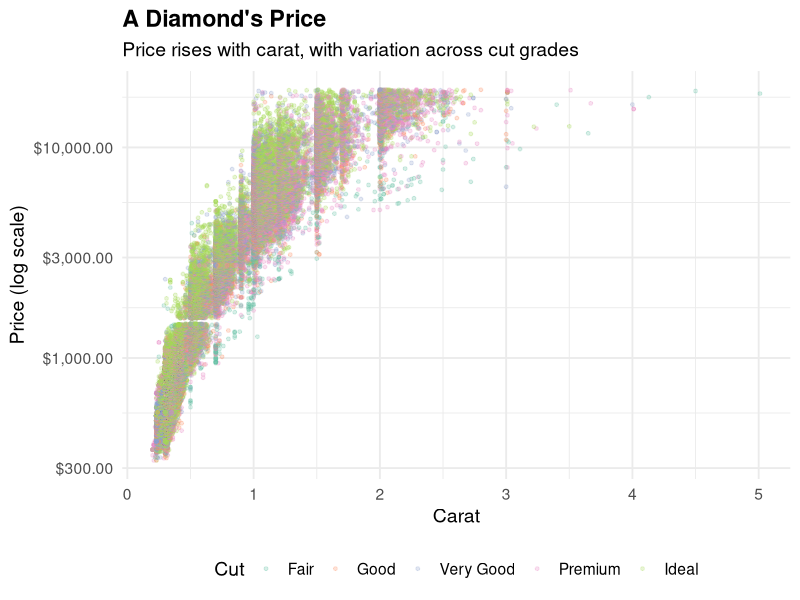

The R source for this figure:
result <- sum(1:10)
print(result)

library(tidyverse)

diamonds_plot <- ggplot(diamonds, aes(x = carat, y = price, color = cut)) +
  geom_point(alpha = 0.25, size = 1) +
  scale_color_brewer(palette = "Set2") +
  scale_y_log10(labels = scales::label_dollar()) +
  labs(
    title = "A Diamond's Price",
    subtitle = "Price rises with carat, with variation across cut grades",
    x = "Carat",
    y = "Price (log scale)",
    color = "Cut"
  ) +
  theme_minimal(base_size = 14) +
  theme(
    legend.position = "bottom",
    plot.title = element_text(face = "bold")
  )

ggsave("diamonds-1.png", diamonds_plot, width = 10, height = 7, dpi = 300, bg = "white")
